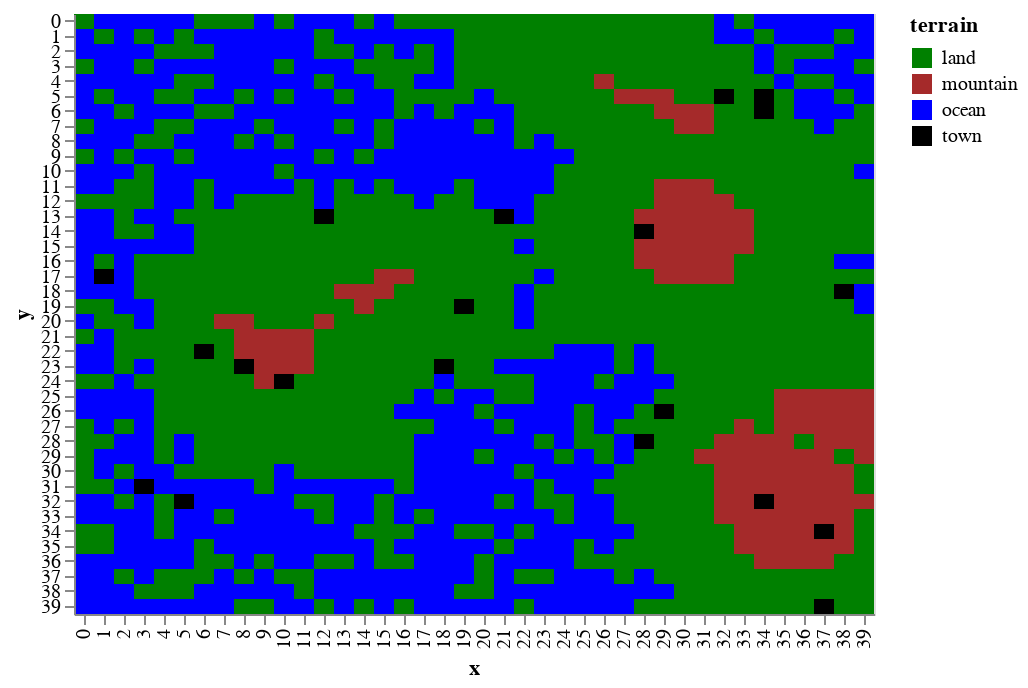

Notebook code for this chart:
### Code cell
draw.drawCities(world.df_features)

### Figure 1 — Vega-Lite specification as saved in the notebook (floating-point values rounded to 4 significant figures; data arrays with more than 128 entries replaced by an {"elided": "..."} marker saying what was removed)
{"$schema": "https://vega.github.io/schema/vega-lite/v2.6.0.json", "config": {"view": {"height": 300, "width": 400}}, "data": {"name": "data-952209e3062cf5bac51b41bc1bacf4d9"}, "datasets": {"data-952209e3062cf5bac51b41bc1bacf4d9": {"elided": "1600 records"}}, "encoding": {"color": {"field": "terrain", "scale": {"domain": ["land", "mountain", "ocean", "town"], "range": ["green", "brown", "blue", "black"]}, "type": "nominal"}, "x": {"field": "x", "type": "ordinal"}, "y": {"field": "y", "type": "ordinal"}}, "mark": "rect"}
